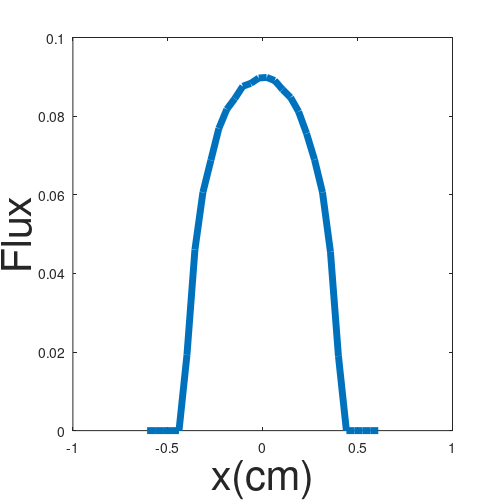
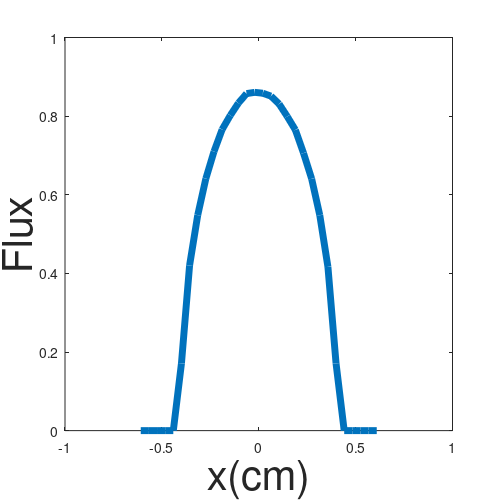
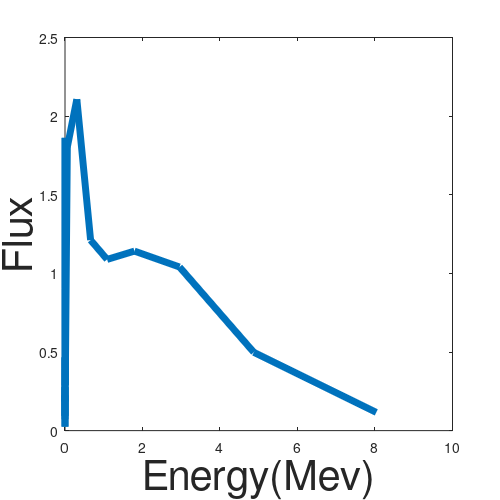

Here is the MATLAB script that generated these plots, in order: (Note: this script raises an error after producing the figures.)

DET1_VOL   = 1.00000E+00;
DET1_RBINS = 1;
DET1_CBINS = 1;
DET1_MBINS = 1;
DET1_UBINS = 1;
DET1_XBINS = 1;
DET1_YBINS = 1;
DET1_ZBINS = 1;
DET1_LBINS = 1;
DET1_EBINS = 1;
DET1_VALS  = 1;
DET1 = [
    1    1    1    1    1    1    1    1    1    1  1.46059E+01 0.00150 1692186
];

DET2_VOL   = 1.00000E+00;
DET2_RBINS = 1;
DET2_CBINS = 1;
DET2_MBINS = 1;
DET2_UBINS = 1;
DET2_XBINS = 1;
DET2_YBINS = 1;
DET2_ZBINS = 1;
DET2_LBINS = 1;
DET2_EBINS = 1;
DET2_VALS  = 1;
DET2 = [
    1    1    1    1    1    1    1    1    1    1  4.69819E+00 0.00213 364948
];

DET3_VOL   = 1.00000E+00;
DET3_RBINS = 1;
DET3_CBINS = 1;
DET3_MBINS = 1;
DET3_UBINS = 1;
DET3_XBINS = 1;
DET3_YBINS = 1;
DET3_ZBINS = 1;
DET3_LBINS = 1;
DET3_EBINS = 1;
DET3_VALS  = 1;
DET3 = [
    1    1    1    1    1    1    1    1    1    1  2.39596E+01 0.00144 4542982
];

DET4_VOL   = 1.00000E+00;
DET4_RBINS = 1;
DET4_CBINS = 1;
DET4_MBINS = 1;
DET4_UBINS = 1;
DET4_XBINS = 1;
DET4_YBINS = 1;
DET4_ZBINS = 1;
DET4_LBINS = 1;
DET4_EBINS = 1;
DET4_VALS  = 1;
DET4 = [
    1    1    1    1    1    1    1    1    1    1  3.83729E+00 0.00789 6632420
];

DET5_VOL   = 1.00000E+00;
DET5_RBINS = 1;
DET5_CBINS = 1;
DET5_MBINS = 1;
DET5_UBINS = 1;
DET5_XBINS = 1;
DET5_YBINS = 1;
DET5_ZBINS = 1;
DET5_LBINS = 1;
DET5_EBINS = 1;
DET5_VALS  = 1;
DET5 = [
    1    1    1    1    1    1    1    1    1    1  1.89532E+00 0.00175 6632420
];

DET6_VOL   = 1.00000E+00;
DET6_RBINS = 1;
DET6_CBINS = 1;
DET6_MBINS = 1;
DET6_UBINS = 1;
DET6_XBINS = 1;
DET6_YBINS = 1;
DET6_ZBINS = 1;
DET6_LBINS = 1;
DET6_EBINS = 23;
DET6_VALS  = 23;
DET6 = [
    1    1    1    1    1    1    1    1    1    1  7.26750E-02 0.00598 27151
    2    2    1    1    1    1    1    1    1    1  1.52499E-01 0.00544 39608
    3    3    1    1    1    1    1    1    1    1  4.66020E-01 0.00344 93107
    4    4    1    1    1    1    1    1    1    1  3.94900E-01 0.00478 67653
    5    5    1    1    1    1    1    1    1    1  9.40604E-02 0.00945 15825
    6    6    1    1    1    1    1    1    1    1  2.24360E-01 0.00748 30550
    7    7    1    1    1    1    1    1    1    1  1.81340E-01 0.00860 22111
    8    8    1    1    1    1    1    1    1    1  2.51647E-02 0.01950 3324
    9    9    1    1    1    1    1    1    1    1  1.91178E-01 0.00838 21662
   10   10    1    1    1    1    1    1    1    1  2.76879E-01 0.00737 30021
   11   11    1    1    1    1    1    1    1    1  2.75507E-01 0.00711 44362
   12   12    1    1    1    1    1    1    1    1  1.85104E-01 0.00844 22121
   13   13    1    1    1    1    1    1    1    1  9.01689E-01 0.00378 147516
   14   14    1    1    1    1    1    1    1    1  1.86199E+00 0.00300 264532
   15   15    1    1    1    1    1    1    1    1  2.89014E-01 0.00670 38338
   16   16    1    1    1    1    1    1    1    1  1.80369E+00 0.00324 219649
   17   17    1    1    1    1    1    1    1    1  2.10740E+00 0.00328 235525
   18   18    1    1    1    1    1    1    1    1  1.21167E+00 0.00457 98628
   19   19    1    1    1    1    1    1    1    1  1.08873E+00 0.00499 94779
   20   20    1    1    1    1    1    1    1    1  1.14166E+00 0.00487 72990
   21   21    1    1    1    1    1    1    1    1  1.04058E+00 0.00586 63869
   22   22    1    1    1    1    1    1    1    1  4.98084E-01 0.00861 32637
   23   23    1    1    1    1    1    1    1    1  1.15953E-01 0.01849 5937
];
DET6E = [
 1.00000E-11  3.00000E-08  1.50050E-08
 3.00000E-08  5.80000E-08  4.40000E-08
 5.80000E-08  1.40000E-07  9.90000E-08
 1.40000E-07  2.80000E-07  2.10000E-07
 2.80000E-07  3.50000E-07  3.15000E-07
 3.50000E-07  6.25000E-07  4.87500E-07
 6.25000E-07  1.02000E-06  8.22500E-07
 1.02000E-06  1.09700E-06  1.05850E-06
 1.09700E-06  1.85500E-06  1.47600E-06
 1.85500E-06  4.00000E-06  2.92750E-06
 4.00000E-06  9.87700E-06  6.93850E-06
 9.87700E-06  1.59680E-05  1.29225E-05
 1.59680E-05  1.48728E-04  8.23480E-05
 1.48728E-04  5.53000E-03  2.83936E-03
 5.53000E-03  9.11800E-03  7.32400E-03
 9.11800E-03  1.11000E-01  6.00590E-02
 1.11000E-01  5.00000E-01  3.05500E-01
 5.00000E-01  8.21000E-01  6.60500E-01
 8.21000E-01  1.35300E+00  1.08700E+00
 1.35300E+00  2.23100E+00  1.79200E+00
 2.23100E+00  3.67900E+00  2.95500E+00
 3.67900E+00  6.06550E+00  4.87225E+00
 6.06550E+00  1.00000E+01  8.03275E+00
];

DET8_VOL   = 1.00000E+00;
DET8_RBINS = 1;
DET8_CBINS = 1;
DET8_MBINS = 1;
DET8_UBINS = 1;
DET8_XBINS = 1;
DET8_YBINS = 1;
DET8_ZBINS = 1;
DET8_LBINS = 1;
DET8_EBINS = 23;
DET8_VALS  = 23;
DET8 = [
    1    1    1    1    1    1    1    1    1    1  1.81924E-01 0.00515 145529
    2    2    1    1    1    1    1    1    1    1  3.24323E-01 0.00429 176111
    3    3    1    1    1    1    1    1    1    1  8.98908E-01 0.00374 385907
    4    4    1    1    1    1    1    1    1    1  7.28072E-01 0.00340 260413
    5    5    1    1    1    1    1    1    1    1  1.71926E-01 0.00541 55375
    6    6    1    1    1    1    1    1    1    1  3.93492E-01 0.00386 117776
    7    7    1    1    1    1    1    1    1    1  3.05273E-01 0.00400 85913
    8    8    1    1    1    1    1    1    1    1  4.27466E-02 0.00980 11816
    9    9    1    1    1    1    1    1    1    1  3.20032E-01 0.00413 87264
   10   10    1    1    1    1    1    1    1    1  4.60681E-01 0.00387 123301
   11   11    1    1    1    1    1    1    1    1  5.06705E-01 0.00307 133532
   12   12    1    1    1    1    1    1    1    1  3.11560E-01 0.00401 81905
   13   13    1    1    1    1    1    1    1    1  1.58443E+00 0.00204 415710
   14   14    1    1    1    1    1    1    1    1  3.12773E+00 0.00173 812652
   15   15    1    1    1    1    1    1    1    1  4.78650E-01 0.00331 120310
   16   16    1    1    1    1    1    1    1    1  2.93542E+00 0.00190 625052
   17   17    1    1    1    1    1    1    1    1  3.30523E+00 0.00232 430186
   18   18    1    1    1    1    1    1    1    1  1.86183E+00 0.00331 150555
   19   19    1    1    1    1    1    1    1    1  1.66576E+00 0.00362 119737
   20   20    1    1    1    1    1    1    1    1  1.76758E+00 0.00435 87261
   21   21    1    1    1    1    1    1    1    1  1.62440E+00 0.00533 73234
   22   22    1    1    1    1    1    1    1    1  7.71845E-01 0.00785 34830
   23   23    1    1    1    1    1    1    1    1  1.81540E-01 0.01743 8183
];
DET8E = [
 1.00000E-11  3.00000E-08  1.50050E-08
 3.00000E-08  5.80000E-08  4.40000E-08
 5.80000E-08  1.40000E-07  9.90000E-08
 1.40000E-07  2.80000E-07  2.10000E-07
 2.80000E-07  3.50000E-07  3.15000E-07
 3.50000E-07  6.25000E-07  4.87500E-07
 6.25000E-07  1.02000E-06  8.22500E-07
 1.02000E-06  1.09700E-06  1.05850E-06
 1.09700E-06  1.85500E-06  1.47600E-06
 1.85500E-06  4.00000E-06  2.92750E-06
 4.00000E-06  9.87700E-06  6.93850E-06
 9.87700E-06  1.59680E-05  1.29225E-05
 1.59680E-05  1.48728E-04  8.23480E-05
 1.48728E-04  5.53000E-03  2.83936E-03
 5.53000E-03  9.11800E-03  7.32400E-03
 9.11800E-03  1.11000E-01  6.00590E-02
 1.11000E-01  5.00000E-01  3.05500E-01
 5.00000E-01  8.21000E-01  6.60500E-01
 8.21000E-01  1.35300E+00  1.08700E+00
 1.35300E+00  2.23100E+00  1.79200E+00
 2.23100E+00  3.67900E+00  2.95500E+00
 3.67900E+00  6.06550E+00  4.87225E+00
 6.06550E+00  1.00000E+01  8.03275E+00
];

DET9_VOL   = 1.00000E+00;
DET9_RBINS = 1;
DET9_CBINS = 1;
DET9_MBINS = 1;
DET9_UBINS = 1;
DET9_XBINS = 1;
DET9_YBINS = 1;
DET9_ZBINS = 1;
DET9_LBINS = 1;
DET9_EBINS = 2;
DET9_VALS  = 2;
DET9 = [
    1    1    1    1    1    1    1    1    1    1  1.40452E+00 0.00196 273894
    2    2    1    1    1    1    1    1    1    1  1.31956E+01 0.00173 1418001
];
DET9E = [
 1.00000E-11  6.25000E-07  3.12505E-07
 6.25000E-07  1.00000E+01  5.00000E+00
];

DET11_VOL   = 1.00000E+00;
DET11_RBINS = 1;
DET11_CBINS = 1;
DET11_MBINS = 1;
DET11_UBINS = 1;
DET11_XBINS = 1;
DET11_YBINS = 1;
DET11_ZBINS = 1;
DET11_LBINS = 1;
DET11_EBINS = 2;
DET11_VALS  = 2;
DET11 = [
    1    1    1    1    1    1    1    1    1    1  2.69865E+00 0.00252 1141111
    2    2    1    1    1    1    1    1    1    1  2.12514E+01 0.00163 3401441
];
DET11E = [
 1.00000E-11  6.25000E-07  3.12505E-07
 6.25000E-07  1.00000E+01  5.00000E+00
];

DET12_VOL   = 1.00000E+00;
DET12_RBINS = 1;
DET12_CBINS = 1;
DET12_MBINS = 1;
DET12_UBINS = 1;
DET12_XBINS = 30;
DET12_YBINS = 1;
DET12_ZBINS = 1;
DET12_LBINS = 1;
DET12_EBINS = 2;
DET12_VALS  = 60;
DET12 = [
    1    1    1    1    1    1    1    1    1    1  0.00000E+00 0.00000 0
    3    1    1    1    1    1    1    1    1    2  0.00000E+00 0.00000 0
    5    1    1    1    1    1    1    1    1    3  0.00000E+00 0.00000 0
    7    1    1    1    1    1    1    1    1    4  0.00000E+00 0.00000 0
    9    1    1    1    1    1    1    1    1    5  0.00000E+00 0.00000 0
   11    1    1    1    1    1    1    1    1    6  1.92625E-02 0.01697 3785
   13    1    1    1    1    1    1    1    1    7  4.60465E-02 0.01081 9043
   15    1    1    1    1    1    1    1    1    8  6.06089E-02 0.00977 11826
   17    1    1    1    1    1    1    1    1    9  6.87818E-02 0.00857 13484
   19    1    1    1    1    1    1    1    1   10  7.68644E-02 0.00846 14999
   21    1    1    1    1    1    1    1    1   11  8.17457E-02 0.00901 15883
   23    1    1    1    1    1    1    1    1   12  8.44571E-02 0.00836 16439
   25    1    1    1    1    1    1    1    1   13  8.75918E-02 0.00794 17042
   27    1    1    1    1    1    1    1    1   14  8.83284E-02 0.00801 17130
   29    1    1    1    1    1    1    1    1   15  8.96923E-02 0.00817 17450
   31    1    1    1    1    1    1    1    1   16  8.98493E-02 0.00780 17546
   33    1    1    1    1    1    1    1    1   17  8.90545E-02 0.00823 17337
   35    1    1    1    1    1    1    1    1   18  8.67475E-02 0.00772 16871
   37    1    1    1    1    1    1    1    1   19  8.47335E-02 0.00827 16474
   39    1    1    1    1    1    1    1    1   20  8.11667E-02 0.00842 15824
   41    1    1    1    1    1    1    1    1   21  7.55986E-02 0.00890 14723
   43    1    1    1    1    1    1    1    1   22  6.89349E-02 0.00891 13494
   45    1    1    1    1    1    1    1    1   23  6.06099E-02 0.01009 11864
   47    1    1    1    1    1    1    1    1   24  4.54603E-02 0.01123 8937
   49    1    1    1    1    1    1    1    1   25  1.89807E-02 0.01698 3743
   51    1    1    1    1    1    1    1    1   26  0.00000E+00 0.00000 0
   53    1    1    1    1    1    1    1    1   27  0.00000E+00 0.00000 0
   55    1    1    1    1    1    1    1    1   28  0.00000E+00 0.00000 0
   57    1    1    1    1    1    1    1    1   29  0.00000E+00 0.00000 0
   59    1    1    1    1    1    1    1    1   30  0.00000E+00 0.00000 0
    2    2    1    1    1    1    1    1    1    1  0.00000E+00 0.00000 0
    4    2    1    1    1    1    1    1    1    2  0.00000E+00 0.00000 0
    6    2    1    1    1    1    1    1    1    3  0.00000E+00 0.00000 0
    8    2    1    1    1    1    1    1    1    4  0.00000E+00 0.00000 0
   10    2    1    1    1    1    1    1    1    5  0.00000E+00 0.00000 0
   12    2    1    1    1    1    1    1    1    6  1.70960E-01 0.00860 19691
   14    2    1    1    1    1    1    1    1    7  4.20301E-01 0.00579 46204
   16    2    1    1    1    1    1    1    1    8  5.48123E-01 0.00451 59501
   18    2    1    1    1    1    1    1    1    9  6.41179E-01 0.00422 69176
   20    2    1    1    1    1    1    1    1   10  7.09944E-01 0.00411 76120
   22    2    1    1    1    1    1    1    1   11  7.66038E-01 0.00379 81803
   24    2    1    1    1    1    1    1    1   12  8.01849E-01 0.00391 85481
   26    2    1    1    1    1    1    1    1   13  8.33182E-01 0.00414 88548
   28    2    1    1    1    1    1    1    1   14  8.57322E-01 0.00373 91145
   30    2    1    1    1    1    1    1    1   15  8.60484E-01 0.00379 91660
   32    2    1    1    1    1    1    1    1   16  8.58278E-01 0.00393 91541
   34    2    1    1    1    1    1    1    1   17  8.50879E-01 0.00405 90700
   36    2    1    1    1    1    1    1    1   18  8.31020E-01 0.00415 88569
   38    2    1    1    1    1    1    1    1   19  7.99147E-01 0.00385 85381
   40    2    1    1    1    1    1    1    1   20  7.64966E-01 0.00414 81906
   42    2    1    1    1    1    1    1    1   21  7.06075E-01 0.00432 75836
   44    2    1    1    1    1    1    1    1   22  6.40633E-01 0.00446 69154
   46    2    1    1    1    1    1    1    1   23  5.47894E-01 0.00494 59870
   48    2    1    1    1    1    1    1    1   24  4.16580E-01 0.00556 45955
   50    2    1    1    1    1    1    1    1   25  1.70778E-01 0.00827 19760
   52    2    1    1    1    1    1    1    1   26  0.00000E+00 0.00000 0
   54    2    1    1    1    1    1    1    1   27  0.00000E+00 0.00000 0
   56    2    1    1    1    1    1    1    1   28  0.00000E+00 0.00000 0
   58    2    1    1    1    1    1    1    1   29  0.00000E+00 0.00000 0
   60    2    1    1    1    1    1    1    1   30  0.00000E+00 0.00000 0
];
DET12E = [
 1.00000E-11  6.25000E-07  3.12505E-07
 6.25000E-07  1.00000E+01  5.00000E+00
];
DET12X = [
-6.30000E-01 -5.88000E-01 -6.09000E-01
-5.88000E-01 -5.46000E-01 -5.67000E-01
-5.46000E-01 -5.04000E-01 -5.25000E-01
-5.04000E-01 -4.62000E-01 -4.83000E-01
-4.62000E-01 -4.20000E-01 -4.41000E-01
-4.20000E-01 -3.78000E-01 -3.99000E-01
-3.78000E-01 -3.36000E-01 -3.57000E-01
-3.36000E-01 -2.94000E-01 -3.15000E-01
-2.94000E-01 -2.52000E-01 -2.73000E-01
-2.52000E-01 -2.10000E-01 -2.31000E-01
-2.10000E-01 -1.68000E-01 -1.89000E-01
-1.68000E-01 -1.26000E-01 -1.47000E-01
-1.26000E-01 -8.40000E-02 -1.05000E-01
-8.40000E-02 -4.20000E-02 -6.30000E-02
-4.20000E-02  0.00000E+00 -2.10000E-02
 0.00000E+00  4.20000E-02  2.10000E-02
 4.20000E-02  8.40000E-02  6.30000E-02
 8.40000E-02  1.26000E-01  1.05000E-01
 1.26000E-01  1.68000E-01  1.47000E-01
 1.68000E-01  2.10000E-01  1.89000E-01
 2.10000E-01  2.52000E-01  2.31000E-01
 2.52000E-01  2.94000E-01  2.73000E-01
 2.94000E-01  3.36000E-01  3.15000E-01
 3.36000E-01  3.78000E-01  3.57000E-01
 3.78000E-01  4.20000E-01  3.99000E-01
 4.20000E-01  4.62000E-01  4.41000E-01
 4.62000E-01  5.04000E-01  4.83000E-01
 5.04000E-01  5.46000E-01  5.25000E-01
 5.46000E-01  5.88000E-01  5.67000E-01
 5.88000E-01  6.30000E-01  6.09000E-01
];
fsz =20;
% Defaults for this blog post
width = 5;     % Width in inches
height = 5;    % Height in inches
alw = 0.75;    % AxesLineWidth
fsz = 30;      % Fontsize
lw = 5;      % LineWidth
msz = 9;       % MarkerSize

% The properties we've been using in the figures
set(0,'defaultLineLineWidth',lw);   % set the default line width to lw
set(0,'defaultLineMarkerSize',msz); % set the default line marker size to msz
set(0,'defaultLineLineWidth',lw);   % set the default line width to lw
set(0,'defaultLineMarkerSize',msz); % set the default line marker size to msz

% Set the default Size for display
defpos = get(0,'defaultFigurePosition');
set(0,'defaultFigurePosition', [defpos(1) defpos(2) width*100, height*100]);

% Set the defaults for saving/printing to a file
set(0,'defaultFigureInvertHardcopy','on'); % This is the default anyway
set(0,'defaultFigurePaperUnits','inches'); % This is the default anyway
defsize = get(gcf, 'PaperSize');
left = (defsize(1)- width)/2;
bottom = (defsize(2)- height)/2;
defsize = [left, bottom, width, height];
set(0, 'defaultFigurePaperPosition', defsize);

close all;

 

 figure;
plot(DET12X(:, 3), DET12(1:30, 11));
 xlabel('x(cm)','FontSize', fsz);
 ylabel('Flux','FontSize', fsz); 
 
figure;
 plot(DET12X(:, 3), DET12(31:60, 11));
 xlabel('x(cm)','FontSize', fsz);
 ylabel('Flux','FontSize', fsz); 
 
 figure;
plot(DET6E(:, 3), DET6(:, 11));
 xlabel('Energy(Mev)','FontSize', fsz);
 ylabel('Flux','FontSize', fsz);
 
hold all on;

plot(DET8E(:, 3), DET8(:, 11));
 xlabel('Energy(Mev)','FontSize', fsz);
 ylabel('Flux','FontSize', fsz);
 
 legend('fuel', 'water')